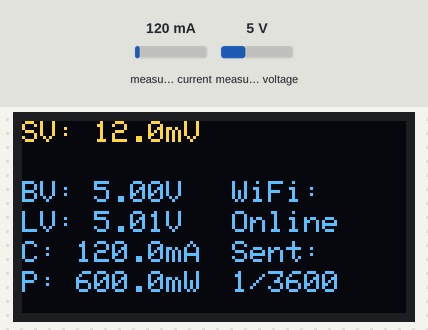
Bench run of a sketch on a simulated ESP32. Parts: 128×64 one-colour display. The inputs (shaded band) are chosen by the test bench; at power-on: measured current 120 mA, measured voltage 5 V. The OLED is the two-colour kind (top 16 rows yellow); WiFi joins after 1.5 s; servers stay silent unless stated; uploads are accepted with an empty reply; what the sketch prints to the serial monitor is not drawn.

Above: at 5.2 s.
5.3 s: measured current set to 40 mA
At 11.7 s:
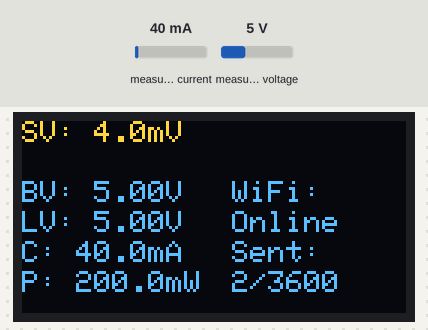
12.0 s: measured voltage set to 0.3 V
At 17.6 s:
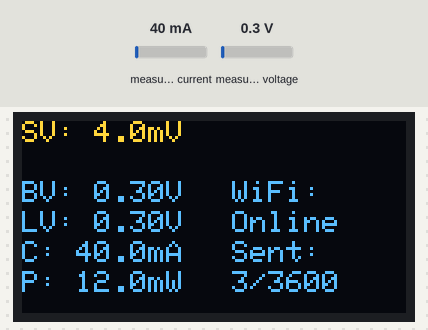
23.1 s: measured current set to 500 mA
At 30.4 s:
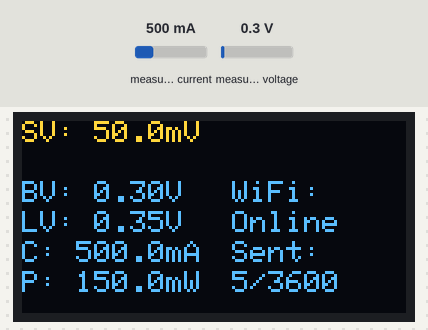
30.7 s: measured voltage set to 3.8 V
At 36.4 s:
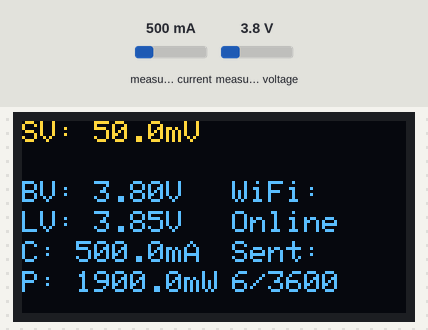
Timing chart, 0 to 37.9 s (numbered marks = the images above; inputs shaded):
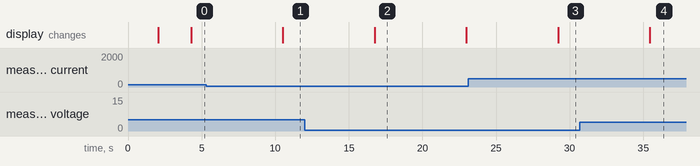

Measured:
- after the input at 5.3 s, the display: changes after 5.2 s (image 1)
- after the input at 23.1 s, the display: changes after 6.1 s (image 3)
- what the display in image 2 shows lasts 6.2 s, from 16.8 s to 23.0 s

The sketch:

TA.ino
```cpp
#include <WiFi.h>
#include <HTTPClient.h>
#include <Wire.h>
#include <Adafruit_INA219.h>
#include <Adafruit_GFX.h>
#include <Adafruit_SSD1306.h>

// OLED config
#define SCREEN_WIDTH 128
#define SCREEN_HEIGHT 64
Adafruit_SSD1306 display(SCREEN_WIDTH, SCREEN_HEIGHT, &Wire, -1);

// INA219 config
Adafruit_INA219 ina219;

// WiFi dan Server
const char* ssid = "LAPTOP IJAL";
const char* password = "12345678";
const char* serverName = "http://192.168.137.1/data_esp32/save.php";

// Penghitung data
int dataCount = 0;
const int targetData = 3600;

void setup() {
  Serial.begin(115200);
  Wire.begin();

  // OLED Init
  if (!display.begin(SSD1306_SWITCHCAPVCC, 0x3C)) {
    Serial.println("OLED gagal");
    while (1);
  }
  display.clearDisplay();

  // INA219 Init
  if (!ina219.begin()) {
    Serial.println("INA219 tidak terdeteksi");
    while (1);
  }

  // WiFi Connect
  WiFi.begin(ssid, password);
  Serial.print("Menyambungkan WiFi");
  while (WiFi.status() != WL_CONNECTED) {
    delay(1000);
    Serial.print(".");
  }
  Serial.println("\nWiFi Terhubung");
  displayMessage("WiFi Connected!");
  delay(2000);
}

void loop() {
  // Baca data sensor
  float busVoltage = ina219.getBusVoltage_V();
  float shuntVoltage = ina219.getShuntVoltage_mV();
  float loadVoltage = busVoltage + (shuntVoltage / 1000.0);
  float current_mA = ina219.getCurrent_mA();
  float power_mW = busVoltage * current_mA;

  // Kirim data jika WiFi aktif
  if (WiFi.status() == WL_CONNECTED) {
    sendData(busVoltage, shuntVoltage, loadVoltage, current_mA, power_mW);
  } else {
    Serial.println("WiFi putus, data tidak dikirim");
  }

  // Tampilkan OLED
  displayDataOnOLED(dataCount, targetData, busVoltage, shuntVoltage, loadVoltage, current_mA, power_mW);
  delay(6000);
}

void sendData(float busVoltage, float shuntVoltage, float loadVoltage, float current_mA, float power_mW) {
  HTTPClient http;
  http.setTimeout(3000); // Batas waktu tunggu respons
  http.begin(serverName);
  http.addHeader("Content-Type", "application/x-www-form-urlencoded");

  String postData = "bus_voltage=" + String(busVoltage) +
                    "&shunt_voltage=" + String(shuntVoltage) +
                    "&load_voltage=" + String(loadVoltage) +
                    "&current_mA=" + String(current_mA) +
                    "&power_mW=" + String(power_mW);

  int httpResponseCode = http.POST(postData);

  if (httpResponseCode > 0) {
    Serial.println("Data berhasil dikirim");
    dataCount++;
  } else {
    Serial.print("Gagal kirim data, code: ");
    Serial.println(httpResponseCode);
  }

  http.end();
}

void displayMessage(String message) {
  display.clearDisplay();
  display.setTextSize(1);
  display.setTextColor(WHITE);
  display.setCursor(0, 10);
  display.println(message);
  display.display();
}

void displayDataOnOLED(int count, int target, float busVoltage, float shuntVoltage, float loadVoltage, float current_mA, float power_mW) {
  display.clearDisplay();
  display.setTextSize(1);
  display.setTextColor(WHITE);

  // Data sensor
  display.setCursor(0, 20);
  display.print("BV: "); display.print(busVoltage, 2); display.println("V");
  display.setCursor(0, 0);
  display.print("SV: "); display.print(shuntVoltage, 1); display.println("mV");
  display.setCursor(0, 30);
  display.print("LV: "); display.print(loadVoltage, 2); display.println("V");
  display.setCursor(0, 40);
  display.print("C: "); display.print(current_mA, 1); display.println("mA");
  display.setCursor(0, 50);
  display.print("P: "); display.print(power_mW, 1); display.println("mW");

  // Status
  display.setCursor(70, 20);
  display.print("WiFi:");
  display.setCursor(70, 30);
  if (WiFi.status() == WL_CONNECTED) {
    display.print("Online");
  } else {
    display.print("Offline");
  }

  display.setCursor(70, 40);
  display.print("Sent:");
  display.setCursor(70, 50);
  display.print(count);
  display.print("/");
  display.print(target);

  display.display();
}
```
